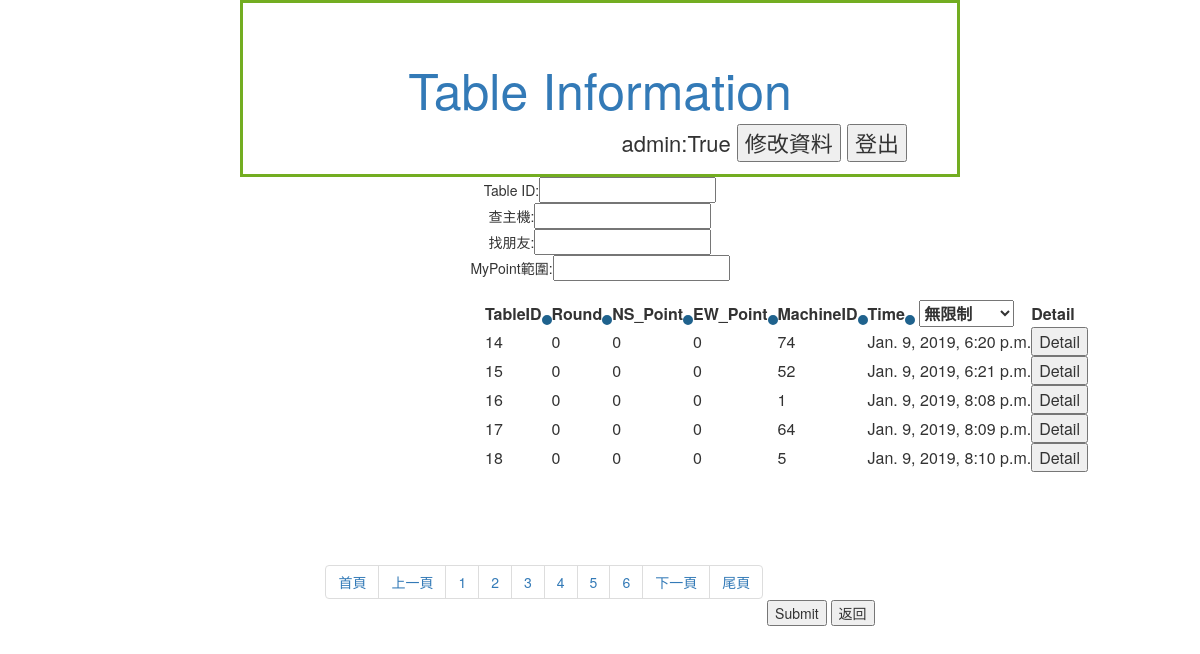
Page /Member/Table/?page=2 (signed in) on the committed database.
### Member/models.py (models this page shows, shortened)
class table(models.Model):
    time = models.DateTimeField(verbose_name="time",auto_now=True)
    NS_TotalPoint = models.DecimalField(max_digits = 5,decimal_places=0)
    EW_TotalPoint = models.DecimalField(max_digits = 5,decimal_places=0)
    RoundNum = models.DecimalField(max_digits = 10,decimal_places=0)     #總共進行幾個ROUND Eg. 1/4/16
    MachineID = models.DecimalField(max_digits = 10,decimal_places=0)
    '''
    dds_result format: string{10 11 12 13 20 ... 53}
    # Use space to seperate each 2 digits numner
        N   E   S   W
    NT 10  11  12  13
    S  20  21  22  23
    H  30  31  32  33
    D  40  41  42  43
    C  50  51  52  53
    '''

### Member/views.py (the view, shortened to what this page needs)
# urls.py: path('Table/',views.tableinformation,name = 'table'),
@login_required(login_url='/Member/login/')
def tableinformation(request,tid='x'):
	permission = False
	seats = seat.objects.filter(PlayerID=request.user.id)
	mytable = []
	for s in seats:
		mytable.append(s.TableID.pk)
	mytable = set(mytable)		#去除重複
	tables = table.objects.filter(pk__in=mytable)		#一般使用者
	if request.user.is_staff==True:
		permission = True			#管理者
		tables = table.objects.all()
	name = Name(request)
	if	tid=="x":		# 牌桌資訊一覽
		paginator = Paginator(tables, 5)
		page = request.GET.get('page','1')
		tables = paginator.page(page)
		return render(request,"Member/table.html",locals())

### Member/views.py (called while the page is built)
def Name(request):
	name = request.user.first_name
	if name == "":
		name = request.user.username
	return name

### Member/templates/Member/table.html (shortened to what this page needs)
{% extends 'Member/base.html' %}
{%block title%}
    Table Information
{%endblock%}
{%block user%}
        {{name}}:{{permission}}
        <input type="button" value="修改資料" onclick="location='/Member/modify/'">
        <input type="button" value="登出" onclick="location='/Member/logout/'">
{%endblock%}
{%block content%}
<form method="post" action="/Member/Table/">
<div class="find">
    Table ID:<input type="text" name="T_id"><br>
    查主機:<input type="text" name="BMBC"><br>
    找朋友:<input type="text" name="Friend"><br>
    MyPoint範圍:<input type="text" name="MyPoint"><br>
</div>
    <table class="filter">
        <th>TableID<input type="submit" name = 'order'value="TableID"></th>
        <th>Round<input type="submit" name = 'order'value="RoundNum"></th>
        <th>NS_Point<input type="submit" name = 'order'value="NS_TotalPoint"></th>
        <th>EW_Point<input type="submit" name = 'order'value="EW_TotalPoint"></th>
        <th>MachineID<input type="submit" name = 'order'value="MachineID"></th>
        <th>Time<input type="submit" name = 'order'value="-time">
            <select name="TimeRange">
                <option value="99999">無限制</option>
            </select>
        </th>
        <th>Detail</th>
        {%for table in tables%}
        <tr>
        <td>{{table.pk}}</td>
        <td>{{table.RoundNum}}</td>
        <td>{{table.NS_TotalPoint}}</td>
        <td>{{table.EW_TotalPoint}}</td>
        <td>{{table.MachineID}}</td>
        <td>{{table.time}}</td>
        <td><input type="button" onclick="location.href='{{table.pk}}'"value="Detail"></td>
        </tr>
        {%endfor%}
    </table>
{%endblock%}
{%block bottom%}
            <ul class="pagination">
            <li><a href="/Member/Table/?page=1">首頁</a></li>
                 {% if tables.has_previous %}
                        <li><a href="/Member/Table/?page={{ tables.previous_page_number }}">上一頁</a></li>
                {% endif %}
                 {% for num in tables.paginator.page_range %}
                    <li><a href="/Member/Table/?page={{ num }}">{{ num }}</a></li>
                 {% endfor %}
                {% if tables.has_next %}
                     <li><a href="/Member/Table/?page={{ tables.next_page_number }}">下一頁</a></li>
                {% endif %}
                <li><a href="/Member/Table/?page={{ tables.paginator.num_pages }}">尾頁</a></li>
             </ul>
<input type="submit" class="a">
{%endblock%}

### Member/templates/Member/table.html (style rules this page uses)
input[type=submit]:not(.a) { -webkit-border-radius: 60; -moz-border-radius: 60; border-radius: 60px; font-size: 0px; padding: 0px; border: solid #1f628d 5px; text-decoration: none; }
.filter { position:absolute; top:300px; left:485px; }

### rows in the picture
table: pk "14", RoundNum "0", NS_TotalPoint "0", EW_TotalPoint "0", MachineID "74", time "Jan. 9, 2019, 6:20 p.m."
table: pk "15", RoundNum "0", NS_TotalPoint "0", EW_TotalPoint "0", MachineID "52", time "Jan. 9, 2019, 6:21 p.m."
table: pk "16", RoundNum "0", NS_TotalPoint "0", EW_TotalPoint "0", MachineID "1", time "Jan. 9, 2019, 8:08 p.m."
table: pk "17", RoundNum "0", NS_TotalPoint "0", EW_TotalPoint "0", MachineID "64", time "Jan. 9, 2019, 8:09 p.m."
table: pk "18", RoundNum "0", NS_TotalPoint "0", EW_TotalPoint "0", MachineID "5", time "Jan. 9, 2019, 8:10 p.m."

### other values in the picture
{{ name }} "admin"
{{ permission }} "True"
{{ num }} "1" "2" "3" "4" "5" "6"
